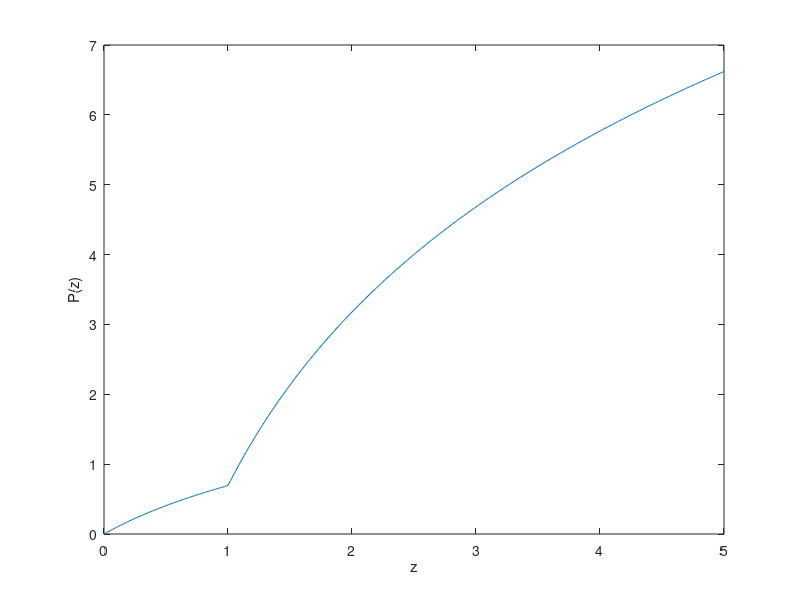
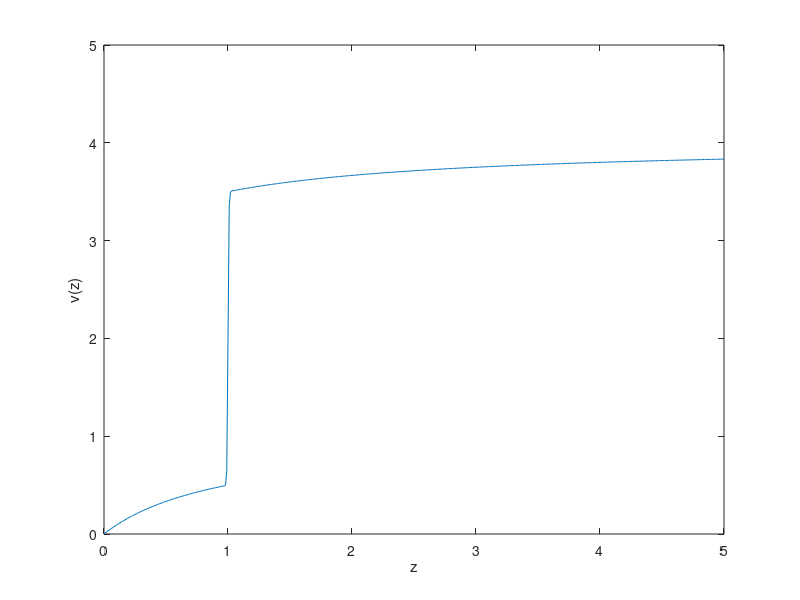

Write the MATLAB code that produced these figures, in order.
clear all; close all;

V = [100];
z=0:0.01:5;
alpha = 3;
Vm = repmat(V',1, length(z));
zm = repmat(z,length(V), 1);
p1 = log(1+zm);
p2 = (1./Vm).*log(1+zm.^(Vm));
p_kt=log(1+zm)+(1./Vm).*log(1+zm.^(Vm.*alpha));

figure; plot(z, p_kt')
xlabel('z'); ylabel('P(z)')

lv = (zm./(zm+1))+(alpha./(zm.^(-alpha.*Vm)+1));
figure; plot(z,lv');
ylim([0 5]);
xlabel('z'); ylabel('v(z)')
